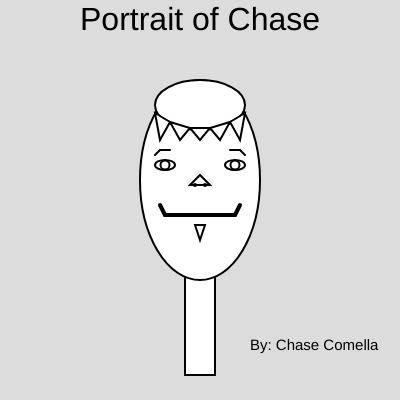
Frame 1 (no input)
Frame 60 (no input): identical to frame 1, image omitted
Frame 120 (the mouse pressed at the canvas centre since frame 60): identical to frame 1, image omitted

The p5.js sketch that drew this single still picture (run headless with seeded random() and noise() and a simulated clock; from frame 60 on, the mouse is pressed at the canvas centre):

// p5.js sketch
// ── sketch.js
function setup(){
    createCanvas(400,400);
}
function draw(){
    strokeWeight(2);
    background(220);
    rect(185,250,30,125);
    ellipse(200,180,120,200);
    ellipse(200,105,90,50);
    triangle(155, 113, 160, 140, 170, 122);
    triangle(170, 122, 180, 140, 190, 128);
    triangle(190, 128, 200, 140, 210, 128);
    triangle(210, 128, 220, 140, 230, 122);
    triangle(230, 122, 240, 140, 245, 113);
    line(155, 155, 160, 150);
    line(160, 150, 170, 150);
    line(240, 150, 245, 155);
    line(230, 150, 240, 150);
    ellipse(165,165,20,10);
    ellipse(235,165,20,10);
    circle(165,165,9);
    circle(235,165,9);
    triangle(190, 185, 200, 175, 210, 185);
    triangle(195, 225, 200, 240, 205, 225);
    strokeWeight(4);
    point(195, 185);
    point(205, 185);
    line(160, 205, 165, 215);
    line(165, 215, 235, 215);
    line(235, 215, 240, 205);
    textSize(32);
    text("Portrait of Chase", 80, 30);
    textSize(15);
    text("By: Chase Comella", 250, 350);
}
// ── main.html
<html>

    <head>
        <title>
            First p5.js page
        </title>
        <script src="https://cdnjs.cloudflare.com/ajax/libs/p5.js/1.1.9/p5.min.js"></script>
        <script src="sketch.js"></script>
    </head>
    <body>

    </body>
</html>
